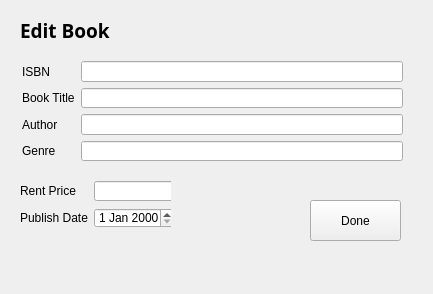
<?xml version="1.0" encoding="UTF-8"?>
<ui version="4.0">
 <class>MainWindow</class>
 <widget class="QMainWindow" name="MainWindow">
  <property name="geometry">
   <rect>
    <x>0</x>
    <y>0</y>
    <width>433</width>
    <height>294</height>
   </rect>
  </property>
  <property name="minimumSize">
   <size>
    <width>433</width>
    <height>294</height>
   </size>
  </property>
  <property name="maximumSize">
   <size>
    <width>433</width>
    <height>294</height>
   </size>
  </property>
  <property name="windowTitle">
   <string>Edit Book</string>
  </property>
  <widget class="QWidget" name="centralwidget">
   <widget class="QLabel" name="label">
    <property name="geometry">
     <rect>
      <x>20</x>
      <y>20</y>
      <width>141</width>
      <height>21</height>
     </rect>
    </property>
    <property name="font">
     <font>
      <family>Yu Gothic UI Semibold</family>
      <pointsize>14</pointsize>
      <weight>75</weight>
      <bold>true</bold>
     </font>
    </property>
    <property name="text">
     <string>Edit Book</string>
    </property>
   </widget>
   <widget class="QPushButton" name="done_add">
    <property name="geometry">
     <rect>
      <x>310</x>
      <y>200</y>
      <width>91</width>
      <height>41</height>
     </rect>
    </property>
    <property name="minimumSize">
     <size>
      <width>91</width>
      <height>41</height>
     </size>
    </property>
    <property name="maximumSize">
     <size>
      <width>91</width>
      <height>16777215</height>
     </size>
    </property>
    <property name="text">
     <string>Done</string>
    </property>
   </widget>
   <widget class="QWidget" name="layoutWidget">
    <property name="geometry">
     <rect>
      <x>20</x>
      <y>180</y>
      <width>151</width>
      <height>51</height>
     </rect>
    </property>
    <layout class="QGridLayout" name="gridLayout_2">
     <item row="1" column="0">
      <widget class="QLabel" name="label_5">
       <property name="text">
        <string>Publish Date</string>
       </property>
      </widget>
     </item>
     <item row="0" column="0">
      <widget class="QLabel" name="label_7">
       <property name="text">
        <string>Rent Price</string>
       </property>
      </widget>
     </item>
     <item row="1" column="1">
      <widget class="QDateEdit" name="book_date">
       <property name="minimumSize">
        <size>
         <width>81</width>
         <height>20</height>
        </size>
       </property>
       <property name="maximumSize">
        <size>
         <width>81</width>
         <height>20</height>
        </size>
       </property>
      </widget>
     </item>
     <item row="0" column="1">
      <widget class="QLineEdit" name="book_price">
       <property name="minimumSize">
        <size>
         <width>81</width>
         <height>20</height>
        </size>
       </property>
       <property name="maximumSize">
        <size>
         <width>81</width>
         <height>20</height>
        </size>
       </property>
      </widget>
     </item>
    </layout>
   </widget>
   <widget class="QWidget" name="">
    <property name="geometry">
     <rect>
      <x>22</x>
      <y>61</y>
      <width>381</width>
      <height>100</height>
     </rect>
    </property>
    <layout class="QGridLayout" name="gridLayout">
     <item row="0" column="0">
      <widget class="QLabel" name="label_2">
       <property name="text">
        <string>ISBN</string>
       </property>
      </widget>
     </item>
     <item row="0" column="1">
      <widget class="QLineEdit" name="book_isbn"/>
     </item>
     <item row="1" column="0">
      <widget class="QLabel" name="label_6">
       <property name="text">
        <string>Book Title</string>
       </property>
      </widget>
     </item>
     <item row="1" column="1">
      <widget class="QLineEdit" name="book_title"/>
     </item>
     <item row="2" column="0">
      <widget class="QLabel" name="label_4">
       <property name="text">
        <string>Author</string>
       </property>
      </widget>
     </item>
     <item row="2" column="1">
      <widget class="QLineEdit" name="book_author"/>
     </item>
     <item row="3" column="0">
      <widget class="QLabel" name="label_3">
       <property name="text">
        <string>Genre</string>
       </property>
      </widget>
     </item>
     <item row="3" column="1">
      <widget class="QLineEdit" name="book_genre"/>
     </item>
    </layout>
   </widget>
  </widget>
 </widget>
 <resources/>
 <connections/>
</ui>
